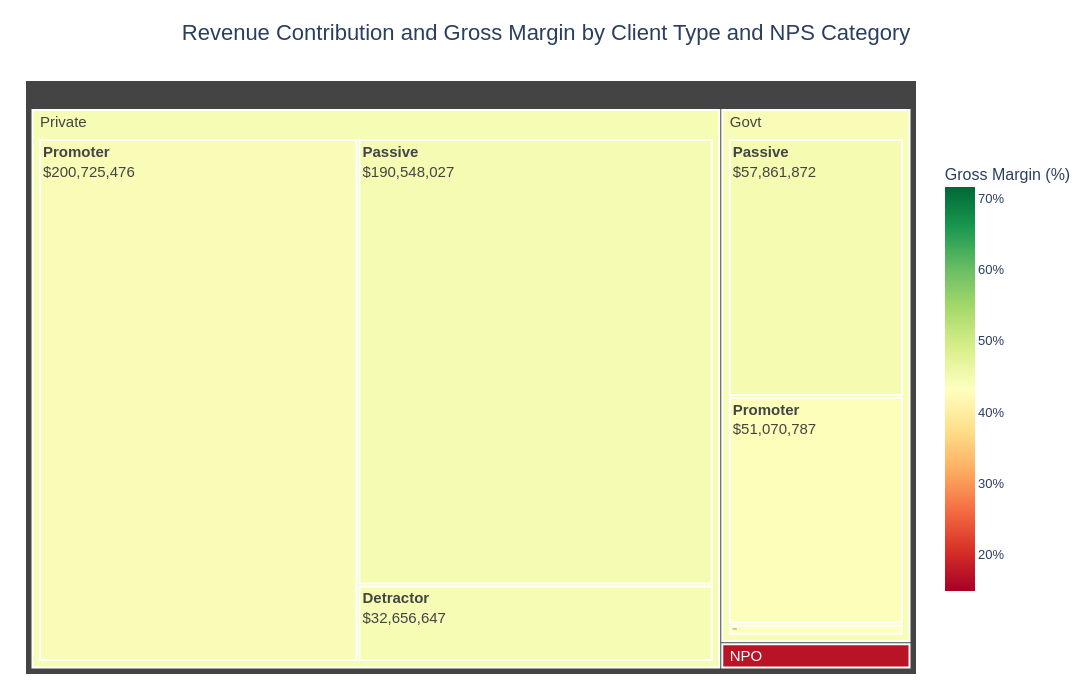

Source (notebook cell):
### Markdown cell above
## Revenue and Margin Treemap

### Objective
Identify client-type and NPS segments that combine meaningful revenue contribution with healthy gross margins.

### Method
Tile size represents aggregated revenue, while colour represents gross margin. This separates commercial scale from profitability: a large red tile requires attention because it contributes substantial revenue but has a lower gross margin.

### Results
Use the hierarchy to compare Client Type first, then NPS Category. Hover over a tile for revenue, gross profit, gross margin, number of clients, and number of records.

### Code cell
# Aggregate to the displayed treemap hierarchy so revenue and margin are interpreted at segment level.
treemap_df = (
    plot_df.groupby(["TYPE", "NPS Category"], observed=True)
    .agg(
        Revenue=("REVENUE", "sum"),
        Gross_Profit=("Gross Profit", "sum"),
        Client_Count=("Client ID", "nunique"),
        Record_Count=("Client ID", "size"),
    )
    .reset_index()
    .rename(columns={"TYPE": "Client Type"})
)
treemap_df["Gross Margin"] = (
    treemap_df["Gross_Profit"] / treemap_df["Revenue"] * 100
)

overall_margin = plot_df["Gross Margin"].median()

fig = px.treemap(
    treemap_df,
    path=["Client Type", "NPS Category"],
    values="Revenue",
    color="Gross Margin",
    color_continuous_scale="RdYlGn",
    color_continuous_midpoint=overall_margin,
    custom_data=["Revenue", "Gross_Profit", "Gross Margin", "Client_Count", "Record_Count"],
    template="plotly_white",
    title="Revenue Contribution and Gross Margin by Client Type and NPS Category",
)

fig.update_traces(
    texttemplate="<b>%{label}</b><br>$%{value:,.0f}",
    textfont={"size": 15},
    marker={"line": {"color": "white", "width": 2}},
    hovertemplate=(
        "<b>%{label}</b><br>"
        "<b>Revenue:</b> $%{customdata[0]:,.0f}<br>"
        "<b>Gross Profit:</b> $%{customdata[1]:,.0f}<br>"
        "<b>Gross Margin:</b> %{customdata[2]:.1f}%<br>"
        "<b>Clients:</b> %{customdata[3]:,.0f}<br>"
        "<b>Records:</b> %{customdata[4]:,.0f}<extra></extra>"
    ),
)

fig.update_layout(
    title={"x": 0.5, "xanchor": "center", "font": {"size": 22}},
    font={"family": "Arial", "size": 13},
    coloraxis_colorbar={
        "title": "Gross Margin (%)",
        "ticksuffix": "%",
        "len": 0.75,
    },
    width=1150,
    height=700,
    margin={"l": 25, "r": 105, "t": 80, "b": 25},
)
fig.show()

### Figure 1 — Plotly figure (JSON) as saved in the notebook; plotly's stock layout.template omitted (floating-point values rounded to 4 significant figures)
{"data": [{"branchvalues": "total", "customdata": [[2487822, 1076690, 43.28, 2, 8], [356618, 87910, 24.65, 2, 8], [32656647, 14510408, 44.43, 29, 122], [57861872, 25954863, 44.86, 15, 174], [2331251, 434881, 18.65, 9, 55], [190548027, 85086785, 44.65, 76, 508], [51070787, 22373437, 43.81, 15, 115], [2808147, 417849, 14.88, 9, 72], [200725476, 88793347, 44.24, 71, 467], [111420481, "(?)", 44.34, "(?)", "(?)"], [5496016, "(?)", 17.11, "(?)", "(?)"], [423930150, "(?)", 44.44, "(?)", "(?)"]], "domain": {"x": [0, 1], "y": [0, 1]}, "hovertemplate": "<b>%{label}</b><br><b>Revenue:</b> $%{customdata[0]:,.0f}<br><b>Gross Profit:</b> $%{customdata[1]:,.0f}<br><b>Gross Margin:</b> %{customdata[2]:.1f}%<br><b>Clients:</b> %{customdata[3]:,.0f}<br><b>Records:</b> %{customdata[4]:,.0f}<extra></extra>", "ids": ["Govt/Detractor", "NPO/Detractor", "Private/Detractor", "Govt/Passive", "NPO/Passive", "Private/Passive", "Govt/Promoter", "NPO/Promoter", "Private/Promoter", "Govt", "NPO", "Private"], "labels": ["Detractor", "Detractor", "Detractor", "Passive", "Passive", "Passive", "Promoter", "Promoter", "Promoter", "Govt", "NPO", "Private"], "marker": {"coloraxis": "coloraxis", "colors": [43.28, 24.65, 44.43, 44.86, 18.65, 44.65, 43.81, 14.88, 44.24, 44.34, 17.11, 44.44], "line": {"color": "white", "width": 2}}, "name": "", "parents": ["Govt", "NPO", "Private", "Govt", "NPO", "Private", "Govt", "NPO", "Private", "", "", ""], "textfont": {"size": 15}, "texttemplate": "<b>%{label}</b><br>$%{value:,.0f}", "type": "treemap", "values": [2487822, 356618, 32656647, 57861872, 2331251, 190548027, 51070787, 2808147, 200725476, 111420481, 5496016, 423930150]}], "layout": {"coloraxis": {"cmid": 43.31, "colorbar": {"len": 0.75, "ticksuffix": "%", "title": {"text": "Gross Margin (%)"}}, "colorscale": [[0, "rgb(165,0,38)"], [0.1, "rgb(215,48,39)"], [0.2, "rgb(244,109,67)"], [0.3, "rgb(253,174,97)"], [0.4, "rgb(254,224,139)"], [0.5, "rgb(255,255,191)"], [0.6, "rgb(217,239,139)"], [0.7, "rgb(166,217,106)"], [0.8, "rgb(102,189,99)"], [0.9, "rgb(26,152,80)"], [1, "rgb(0,104,55)"]]}, "font": {"family": "Arial", "size": 13}, "height": 700, "legend": {"tracegroupgap": 0}, "margin": {"b": 25, "l": 25, "r": 105, "t": 80}, "title": {"font": {"size": 22}, "text": "Revenue Contribution and Gross Margin by Client Type and NPS Category", "x": 0.5, "xanchor": "center"}, "width": 1150}}
